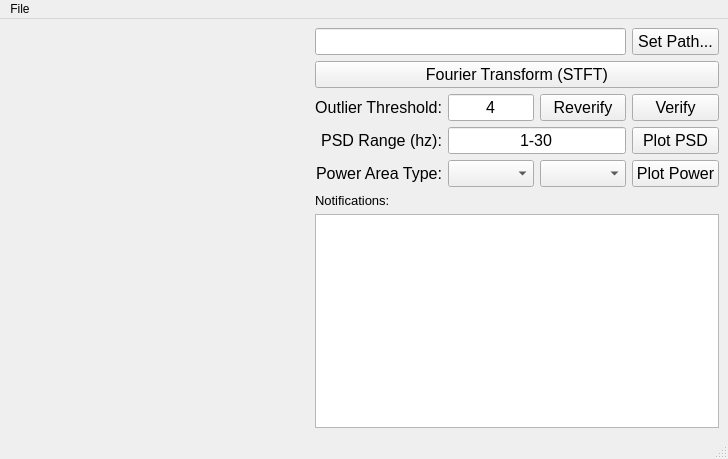
<?xml version="1.0" encoding="UTF-8"?>
<ui version="4.0">
 <class>SAKEDSP</class>
 <widget class="QMainWindow" name="SAKEDSP">
  <property name="geometry">
   <rect>
    <x>0</x>
    <y>0</y>
    <width>610</width>
    <height>448</height>
   </rect>
  </property>
  <property name="windowTitle">
   <string>SAKE Plot</string>
  </property>
  <widget class="QWidget" name="centralwidget">
   <layout class="QGridLayout" name="gridLayout">
    <item row="0" column="0" rowspan="7">
     <widget class="QLabel" name="picLabel">
      <property name="sizePolicy">
       <sizepolicy hsizetype="MinimumExpanding" vsizetype="MinimumExpanding">
        <horstretch>0</horstretch>
        <verstretch>0</verstretch>
       </sizepolicy>
      </property>
      <property name="minimumSize">
       <size>
        <width>300</width>
        <height>400</height>
       </size>
      </property>
      <property name="text">
       <string/>
      </property>
     </widget>
    </item>
    <item row="0" column="4">
     <widget class="QPushButton" name="pathButton">
      <property name="font">
       <font>
        <pointsize>12</pointsize>
       </font>
      </property>
      <property name="text">
       <string>Set Path...</string>
      </property>
     </widget>
    </item>
    <item row="2" column="1">
     <widget class="QLabel" name="labelThresh">
      <property name="font">
       <font>
        <pointsize>12</pointsize>
        <weight>50</weight>
        <bold>false</bold>
       </font>
      </property>
      <property name="text">
       <string>Outlier Threshold:</string>
      </property>
      <property name="alignment">
       <set>Qt::AlignRight|Qt::AlignTrailing|Qt::AlignVCenter</set>
      </property>
     </widget>
    </item>
    <item row="2" column="2">
     <widget class="QLineEdit" name="threshEdit">
      <property name="font">
       <font>
        <pointsize>12</pointsize>
       </font>
      </property>
      <property name="text">
       <string>4</string>
      </property>
      <property name="alignment">
       <set>Qt::AlignCenter</set>
      </property>
     </widget>
    </item>
    <item row="2" column="3">
     <widget class="QPushButton" name="reverifyButton">
      <property name="font">
       <font>
        <pointsize>12</pointsize>
       </font>
      </property>
      <property name="text">
       <string>Reverify</string>
      </property>
     </widget>
    </item>
    <item row="2" column="4">
     <widget class="QPushButton" name="verifyButton">
      <property name="font">
       <font>
        <pointsize>12</pointsize>
       </font>
      </property>
      <property name="text">
       <string>Verify</string>
      </property>
     </widget>
    </item>
    <item row="3" column="1">
     <widget class="QLabel" name="labelPSDRange">
      <property name="font">
       <font>
        <pointsize>12</pointsize>
        <weight>50</weight>
        <bold>false</bold>
       </font>
      </property>
      <property name="text">
       <string>PSD Range (hz):</string>
      </property>
      <property name="alignment">
       <set>Qt::AlignRight|Qt::AlignTrailing|Qt::AlignVCenter</set>
      </property>
     </widget>
    </item>
    <item row="3" column="2" colspan="2">
     <widget class="QLineEdit" name="PSDEdit">
      <property name="font">
       <font>
        <pointsize>12</pointsize>
       </font>
      </property>
      <property name="text">
       <string>1-30</string>
      </property>
      <property name="frame">
       <bool>true</bool>
      </property>
      <property name="alignment">
       <set>Qt::AlignCenter</set>
      </property>
     </widget>
    </item>
    <item row="3" column="4">
     <widget class="QPushButton" name="PSDButton">
      <property name="font">
       <font>
        <pointsize>12</pointsize>
       </font>
      </property>
      <property name="text">
       <string>Plot PSD</string>
      </property>
     </widget>
    </item>
    <item row="4" column="1">
     <widget class="QLabel" name="labelPlotType">
      <property name="font">
       <font>
        <pointsize>12</pointsize>
        <weight>50</weight>
        <bold>false</bold>
       </font>
      </property>
      <property name="text">
       <string>Power Area Type:</string>
      </property>
      <property name="alignment">
       <set>Qt::AlignRight|Qt::AlignTrailing|Qt::AlignVCenter</set>
      </property>
     </widget>
    </item>
    <item row="4" column="2">
     <widget class="QComboBox" name="plotValue">
      <property name="font">
       <font>
        <pointsize>12</pointsize>
       </font>
      </property>
     </widget>
    </item>
    <item row="4" column="3">
     <widget class="QComboBox" name="plotType">
      <property name="font">
       <font>
        <pointsize>12</pointsize>
       </font>
      </property>
     </widget>
    </item>
    <item row="4" column="4">
     <widget class="QPushButton" name="PowerAreaButton">
      <property name="font">
       <font>
        <pointsize>12</pointsize>
       </font>
      </property>
      <property name="text">
       <string>Plot Power</string>
      </property>
     </widget>
    </item>
    <item row="5" column="1">
     <widget class="QLabel" name="label">
      <property name="font">
       <font>
        <pointsize>10</pointsize>
       </font>
      </property>
      <property name="text">
       <string>Notifications:</string>
      </property>
     </widget>
    </item>
    <item row="6" column="1" colspan="4">
     <widget class="QTextBrowser" name="errorBrowser">
      <property name="font">
       <font>
        <pointsize>10</pointsize>
       </font>
      </property>
     </widget>
    </item>
    <item row="0" column="1" colspan="3">
     <widget class="QLineEdit" name="pathEdit">
      <property name="font">
       <font>
        <pointsize>12</pointsize>
       </font>
      </property>
      <property name="alignment">
       <set>Qt::AlignRight|Qt::AlignTrailing|Qt::AlignVCenter</set>
      </property>
      <property name="readOnly">
       <bool>true</bool>
      </property>
     </widget>
    </item>
    <item row="1" column="1" colspan="4">
     <widget class="QPushButton" name="STFTButton">
      <property name="font">
       <font>
        <pointsize>12</pointsize>
       </font>
      </property>
      <property name="text">
       <string>Fourier Transform (STFT)</string>
      </property>
     </widget>
    </item>
   </layout>
  </widget>
  <widget class="QMenuBar" name="menubar">
   <property name="geometry">
    <rect>
     <x>0</x>
     <y>0</y>
     <width>610</width>
     <height>18</height>
    </rect>
   </property>
   <widget class="QMenu" name="menuFile">
    <property name="title">
     <string>File</string>
    </property>
    <addaction name="actionSettings"/>
   </widget>
   <addaction name="menuFile"/>
  </widget>
  <widget class="QStatusBar" name="statusbar"/>
  <action name="actionSettings">
   <property name="text">
    <string>Settings</string>
   </property>
  </action>
 </widget>
 <resources/>
 <connections/>
</ui>
